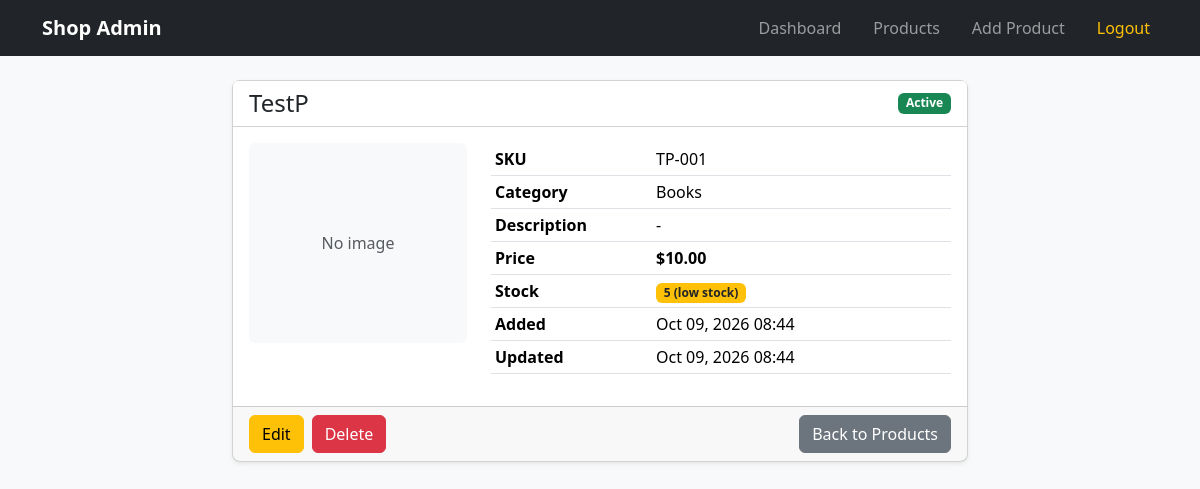
The app's page /products/7/ (signed in) with its own data.
### products/models.py (models this page shows, shortened)
class Product(models.Model):
    STATUS_ACTIVE = 'active'
    STATUS_INACTIVE = 'inactive'
    STATUS_CHOICES = [
        (STATUS_ACTIVE, 'Active'),
        (STATUS_INACTIVE, 'Inactive'),
    ]
    LOW_STOCK_THRESHOLD = 5
    name = models.CharField(max_length=200)
    sku = models.CharField(max_length=50, unique=True)
    category = models.ForeignKey(
        Category,
        on_delete=models.PROTECT,
        related_name='products',
    )
    price = models.DecimalField(max_digits=10, decimal_places=2)
    stock = models.PositiveIntegerField(default=0)
    image = models.ImageField(upload_to='products/', blank=True, null=True)
    description = models.TextField(blank=True)
    status = models.CharField(
        max_length=10,
        choices=STATUS_CHOICES,
        default=STATUS_ACTIVE,
    )
    created_at = models.DateTimeField(auto_now_add=True)
    updated_at = models.DateTimeField(auto_now=True)
    class Meta:
        ordering = ['-created_at']

class Category(models.Model):
    name = models.CharField(max_length=100, unique=True)
    class Meta:
        verbose_name_plural = 'Categories'
        ordering = ['name']

### products/views.py (the view)
# urls.py: path('products/<int:pk>/', views.product_detail, name='product_detail'),
@login_required
def product_detail(request, pk):
    product = get_object_or_404(Product.objects.select_related('category'), pk=pk)
    return render(request, 'products/product_detail.html', {'product': product})

### products/templates/products/product_detail.html (shortened to what this page needs)
{% extends 'base.html' %}
{% block content %}
<div class="row justify-content-center">
  <div class="col-md-8">
    <div class="card shadow-sm">
      <div class="card-header bg-white d-flex justify-content-between align-items-center">
        <h4 class="mb-0">{{ product.name }}</h4>
        {% if product.status == 'active' %}
          <span class="badge bg-success">Active</span>
        {% else %}
          <span class="badge bg-secondary">Inactive</span>
        {% endif %}
      </div>
      <div class="card-body">
        <div class="row">
          <div class="col-md-4">
            {% if product.image %}
              <img src="{{ product.image.url }}" class="img-fluid rounded mb-3" alt="{{ product.name }}">
            {% else %}
              <div class="bg-light rounded d-flex align-items-center justify-content-center mb-3" style="height:200px;">
                <span class="text-muted">No image</span>
              </div>
            {% endif %}
          </div>
          <div class="col-md-8">
            <table class="table table-sm">
              <tr><th style="width:35%">SKU</th><td>{{ product.sku }}</td></tr>
              <tr><th>Category</th><td>{{ product.category.name|default:"-" }}</td></tr>
              <tr><th>Description</th><td>{{ product.description|linebreaksbr|default:"-" }}</td></tr>
              <tr><th>Price</th><td class="fw-bold">${{ product.price }}</td></tr>
              <tr>
                <th>Stock</th>
                <td>
                  {% if product.stock == 0 %}<span class="badge bg-danger">Out of stock</span>
                  {% elif product.stock <= product.LOW_STOCK_THRESHOLD %}<span class="badge bg-warning text-dark">{{ product.stock }} (low stock)</span>
                  {% else %}{{ product.stock }} in stock{% endif %}
                </td>
              </tr>
              <tr><th>Added</th><td>{{ product.created_at|date:"M d, Y H:i" }}</td></tr>
              <tr><th>Updated</th><td>{{ product.updated_at|date:"M d, Y H:i" }}</td></tr>
            </table>
          </div>
        </div>
      </div>
      <div class="card-footer d-flex gap-2">
        <a href="{% url 'product_update' product.pk %}" class="btn btn-warning">Edit</a>
        <a href="{% url 'product_delete' product.pk %}" class="btn btn-danger">Delete</a>
        <a href="{% url 'product_list' %}" class="btn btn-secondary ms-auto">Back to Products</a>
      </div>
    </div>
  </div>
</div>
{% endblock %}

### static/css/style.css (style rules this page uses)
body { font-family: 'Segoe UI', sans-serif; }
.card { border-radius: 0.5rem; }
.table td, .table th { vertical-align: middle; }

### records on screen
Product: name "TestP", sku "TP-001", category.name "Books", description "-", price "10.00", stock "5", created_at "Oct 09, 2026 08:44", updated_at "Oct 09, 2026 08:44"
